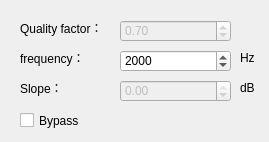
<?xml version="1.0" encoding="UTF-8"?>
<ui version="4.0">
 <class>Spk_AmpPf</class>
 <widget class="QWidget" name="Spk_AmpPf">
  <property name="windowModality">
   <enum>Qt::NonModal</enum>
  </property>
  <property name="geometry">
   <rect>
    <x>0</x>
    <y>0</y>
    <width>269</width>
    <height>142</height>
   </rect>
  </property>
  <property name="windowTitle">
   <string>AMPPF</string>
  </property>
  <widget class="QLabel" name="label">
   <property name="geometry">
    <rect>
     <x>20</x>
     <y>20</y>
     <width>100</width>
     <height>16</height>
    </rect>
   </property>
   <property name="text">
    <string>Quality factor：</string>
   </property>
  </widget>
  <widget class="QLabel" name="label_2">
   <property name="geometry">
    <rect>
     <x>20</x>
     <y>50</y>
     <width>100</width>
     <height>16</height>
    </rect>
   </property>
   <property name="text">
    <string>frequency：</string>
   </property>
  </widget>
  <widget class="QLabel" name="label_3">
   <property name="geometry">
    <rect>
     <x>20</x>
     <y>80</y>
     <width>100</width>
     <height>16</height>
    </rect>
   </property>
   <property name="text">
    <string>Slope：</string>
   </property>
  </widget>
  <widget class="QCheckBox" name="byPass">
   <property name="geometry">
    <rect>
     <x>20</x>
     <y>110</y>
     <width>61</width>
     <height>21</height>
    </rect>
   </property>
   <property name="text">
    <string>Bypass</string>
   </property>
  </widget>
  <widget class="QDoubleSpinBox" name="dSBQ">
   <property name="enabled">
    <bool>false</bool>
   </property>
   <property name="geometry">
    <rect>
     <x>120</x>
     <y>20</y>
     <width>111</width>
     <height>22</height>
    </rect>
   </property>
   <property name="minimum">
    <double>0.100000000000000</double>
   </property>
   <property name="maximum">
    <double>10.000000000000000</double>
   </property>
   <property name="value">
    <double>0.700000000000000</double>
   </property>
  </widget>
  <widget class="QDoubleSpinBox" name="dSBFreq">
   <property name="geometry">
    <rect>
     <x>120</x>
     <y>50</y>
     <width>111</width>
     <height>22</height>
    </rect>
   </property>
   <property name="decimals">
    <number>0</number>
   </property>
   <property name="minimum">
    <double>20.000000000000000</double>
   </property>
   <property name="maximum">
    <double>20000.000000000000000</double>
   </property>
   <property name="value">
    <double>2000.000000000000000</double>
   </property>
  </widget>
  <widget class="QDoubleSpinBox" name="dSBGain">
   <property name="enabled">
    <bool>false</bool>
   </property>
   <property name="geometry">
    <rect>
     <x>120</x>
     <y>80</y>
     <width>111</width>
     <height>22</height>
    </rect>
   </property>
   <property name="minimum">
    <double>-100.000000000000000</double>
   </property>
   <property name="maximum">
    <double>0.000000000000000</double>
   </property>
  </widget>
  <widget class="QLabel" name="label_4">
   <property name="geometry">
    <rect>
     <x>240</x>
     <y>50</y>
     <width>21</width>
     <height>16</height>
    </rect>
   </property>
   <property name="text">
    <string>Hz</string>
   </property>
  </widget>
  <widget class="QLabel" name="label_5">
   <property name="geometry">
    <rect>
     <x>240</x>
     <y>80</y>
     <width>21</width>
     <height>16</height>
    </rect>
   </property>
   <property name="text">
    <string>dB</string>
   </property>
  </widget>
 </widget>
 <resources/>
 <connections/>
</ui>
